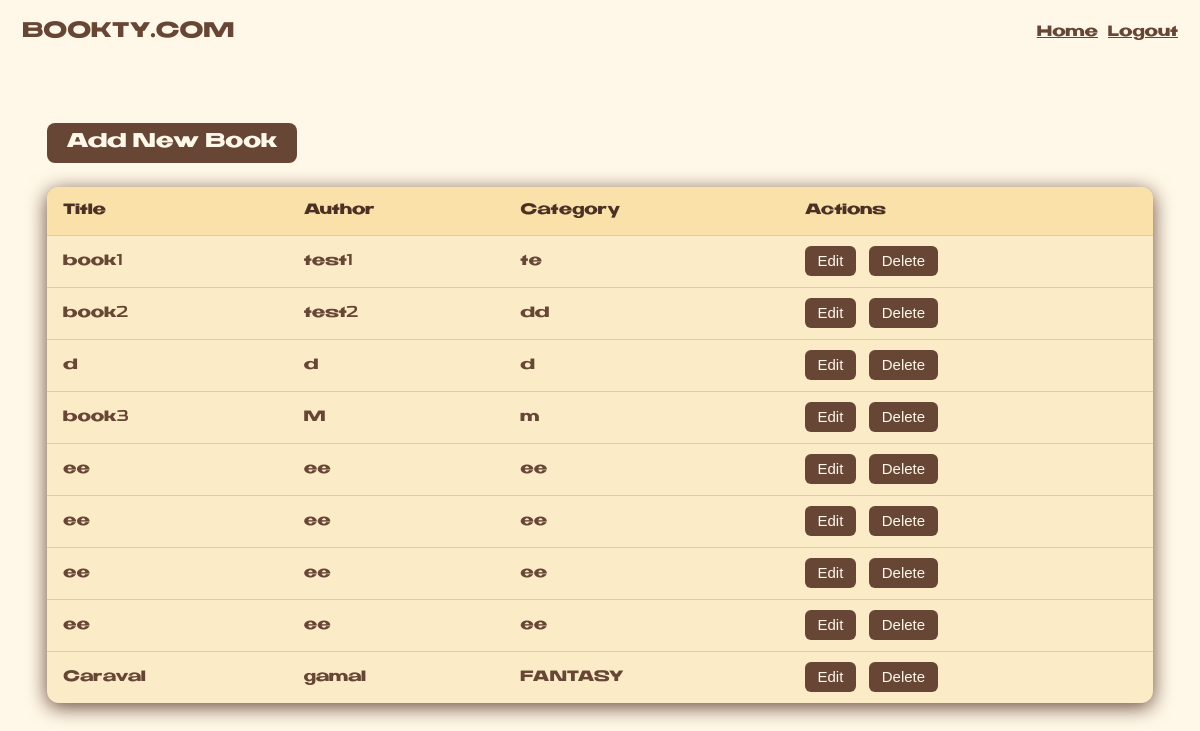
The app's page /mainadmin/, older data.
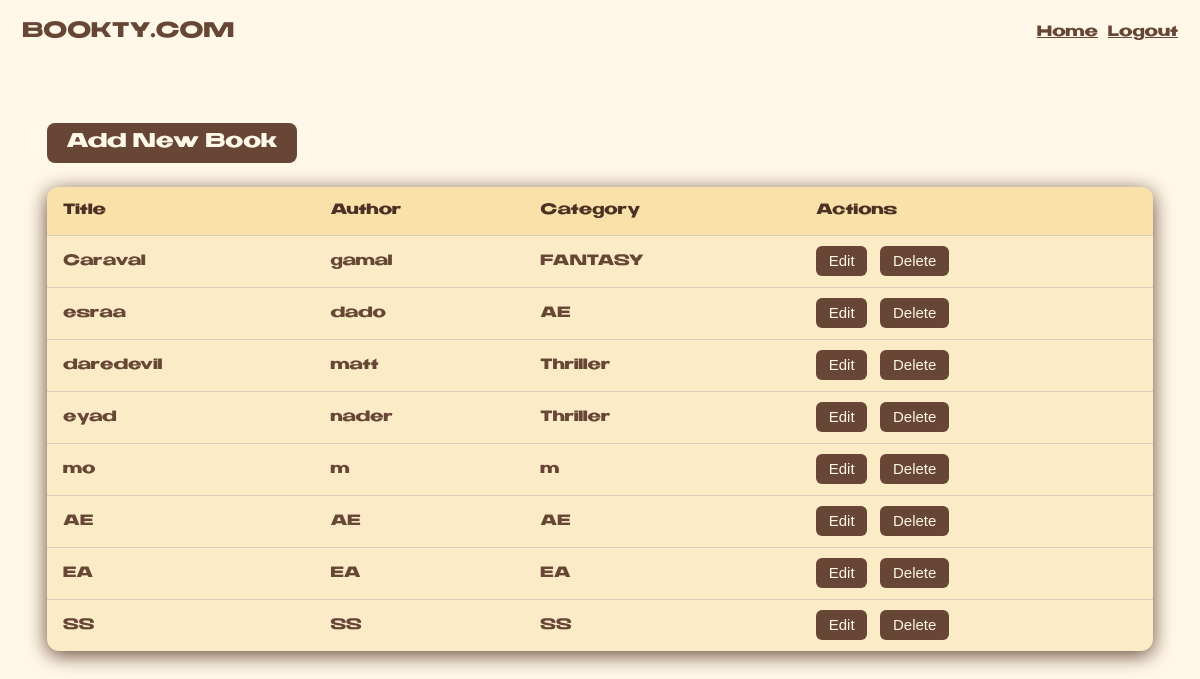
The same page, newer data.
### books/models.py (models this page shows, shortened)
class Book(models.Model):
    title = models.CharField(max_length=200)
    author = models.CharField(max_length=100)
    description = models.TextField()
    category = models.CharField(max_length=100)
    avaliable = models.BooleanField(default=True)
    photos = models.ImageField(upload_to='covers/', default='covers/default.jpg')

### mainadmin/views.py (the view)
# urls.py: path('', views.show_mainadmin, name='mainadmin'),
def show_mainadmin(request):
    books = Book.objects.all()
    return render(request,'mainadmin/main-admin.html',{'books': books})

### templates/mainadmin/main-admin.html (shortened to what this page needs)
{% load static%}
<!DOCTYPE html>
<html lang="en">
<head>
    <link rel="stylesheet" href="{% static 'css/main-admin.css'%}">
</head>
<body>
    <header>
        <div class="logo">BOOKTY.COM</div>
        <nav>
            <a href="#">Home</a>
            <a href="{% url 'starting'%}">Logout</a>
        </nav>
    </header>
    <div class="container">
        <a class="add-button" href="{% url 'add'%}">Add New Book</a>
        <table>
            <thead>
                <tr>
                    <th>Title</th>
                    <th>Author</th>
                    <th>Category</th>
                    <th>Actions</th>
                </tr>
            </thead>
            <tbody>
    {% for book in books %}
        <tr data-id="row{{ book.id }}">
            <td>{{ book.title }}</td>
            <td>{{ book.author }}</td>
            <td>{{ book.category }}</td>
            <td class="actions">
                <a href="{% url 'edit' book.id %}" class="btn">Edit</a>
                <a href="{% url 'delete' book.id %}" class="btn btn-danger">Delete</a>
            </td>
        </tr>
    {% empty %}
        <tr>
            <td colspan="4">No books found.</td>
        </tr>
    {% endfor %}
    </tbody>
    </table>
    </div>
</body>
</html>

### firstproject/static/css/main-admin.css (style rules this page uses)
* { font-family: 'KEANON', Arial, Helvetica, sans-serif; }
body { margin: 0; background: #fff8e8; padding: 15px; }
header { padding: 7px; display: flex; justify-content: space-between; align-items: center; }
nav { display: flex; gap: 10px; font-size: 12px; }
nav a { color: #674636; }
.logo { font-size: 17px; color: #674636; font-weight: bold; }
.container { padding: 2rem; margin-top: 40px; }
table { width: 100%; border-collapse: collapse; background: #fbebc7; border-radius: 12px; overflow: hidden; box-shadow: 0 4px 20px #674636; margin-bottom: 3rem; }
th, td { padding: 1rem; text-align: left; color: #674636; font-size: 12px; border-bottom: 1px solid #d6cdb9; }
th { color: #4b3124; background-color: #f9e1a9; }
tr:last-child td { border-bottom: none; }
.actions a { padding: 0.4rem 0.8rem; margin-right: 0.5rem; border: none; border-radius: 6px; background-color: #674636; color: #fff8e8; cursor: pointer; transition: background 0.3s; text-decoration: none; font-size: 15px; font-family: Arial, Helvetica, sans-serif; }
.add-button { margin-bottom: 1.5rem; display: inline-block; padding: 0.6rem 1.2rem; background-color: #674636; color: #fff8e8; border: none; border-radius: 8px; cursor: pointer; transition: background 0.3s; text-decoration: none; }

Row changes from the older to the newer data that the page shows:
removed Book: title "book1", author "test1", category "te"
removed Book: title "book2", author "test2", category "dd"
removed Book: title "d", author "d", category "d"
removed Book: title "book3", author "M", category "m"
removed Book: title "ee", author "ee", category "ee"
removed Book: title "ee", author "ee", category "ee"
removed Book: title "ee", author "ee", category "ee"
removed Book: title "ee", author "ee", category "ee"
added Book: title "esraa", author "dado", category "AE"
added Book: title "daredevil", author "matt", category "Thriller"
added Book: title "eyad", author "nader", category "Thriller"
added Book: title "mo", author "m", category "m"
added Book: title "AE", author "AE", category "AE"
added Book: title "EA", author "EA", category "EA"
added Book: title "SS", author "SS", category "SS"
